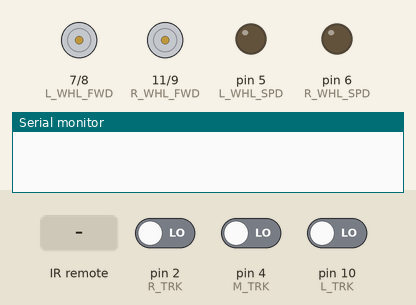
Bench run of a sketch on a simulated Arduino Uno, built with avr-gcc and run on an emulated ATmega328P. Parts: motor-driver pin pairs drawn as motors (green arrow = first pin HIGH = forward, orange = second pin HIGH = backward, longer = more drive), output pins drawn as LEDs (lit = HIGH), the last lines printed to the serial monitor. Inputs (shaded band) come from the test bench; at power-on: pin 2 (R_TRK) LOW, pin 4 (M_TRK) LOW, pin 10 (L_TRK) LOW. Random numbers use the default seed unless the sketch sets one.

Above: at 1.2 s.
1.3 s: infrared code 0xFF02FD received
At 2.0 s:
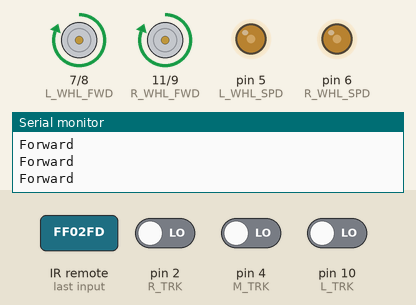
2.8 s: infrared code 0xFF629D received
At 3.5 s:
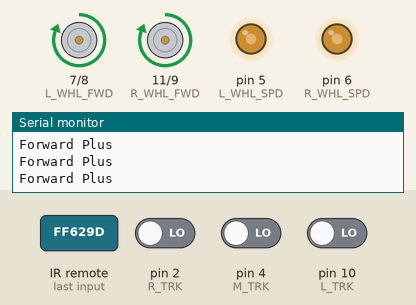
4.4 s: infrared code 0xFF52AD received
At 5.22 s:
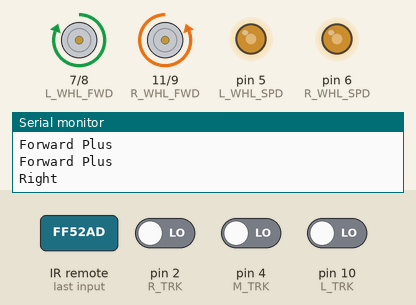
7.4 s: infrared code 0xFF02FD received
Timing chart, 0 to 9.9 s (numbered marks = the images above; inputs shaded):
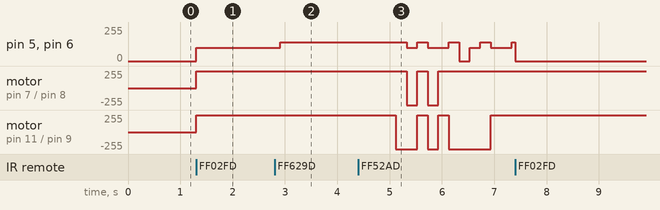

The sketch:

arduino_markov.ino
```cpp
#include <IRremote.h>
#include "Move.h"
#include "Track.h"
#include "Markov.h"

#define ACTION_DURATION 200
#define ACTIONS_SIZE 25

#define IR_RECV 12

#define KEY_OK   16712445
#define KEY_UP   16736925
#define KEY_DOWN 16754775
#define KEY_STAR 16728765
#define KEY_HASH 16732845
#define KEY_0    16730805

struct Action {
    Markov::State state;
    Move::Command move;
};

IRrecv irRecv(IR_RECV);
decode_results irInput;
unsigned long irValue;
unsigned long time;
bool paused = true;

Markov::Process m;

Track::Input prevTrack;
Action actions[ACTIONS_SIZE];
int actionsIndex = 0;
int actionsLength = 0;


void setup() {
    Serial.begin(9600);
    irRecv.enableIRIn();
    m.load();
    Track::setup();
    Move::setup();
    randomSeed(analogRead(0));
}


void loop() {
    if (irRecv.decode(&irInput)) {
        irValue = irInput.value;
        irRecv.resume();

        switch (irValue) {
            case KEY_OK:
                paused = !paused;
                if (paused) {
                    Move::stop();
                    clearActions();
                } else {
                    nextAction();
                }
            break;
            case KEY_STAR:
                m.save();
            break;
            case KEY_HASH:
                m.clear();
            break;
            case KEY_UP:
                rewardActions();
            break;
            case KEY_DOWN:
                punishActions();
            break;
            case KEY_0:
                m.print();
            break;
        }
    }

    if (!paused && (millis() - time > ACTION_DURATION)) {
        nextAction();
    }
}

void nextAction() {
    time = millis();
    Action a;

    if (actionsLength == 0) {
        a.state.track0 = a.state.track1 = prevTrack = Track::track();
    } else {
        a.state.track1 = prevTrack;
        a.state.track0 = prevTrack = Track::track();
    }

    a.move = m.get(a.state);
    Move::move(a.move);

    actions[actionsIndex] = a;
    actionsIndex = (actionsIndex + 1) % ACTIONS_SIZE;
    actionsLength = min(actionsLength + 1, ACTIONS_SIZE);
}

void rewardActions() {
    for (int i = 0; i < actionsLength; i++) {
        Action action = actions[i];
        m.loss(action.state, action.move, actionsLength - i);
    }
    clearActions();
}

void punishActions() {
    for (int i = 0; i < actionsLength; i++) {
        Action action = actions[i];
        m.loss(action.state, action.move, i - actionsLength);
    }
    clearActions();
}

void clearActions() {
    actionsIndex = 0;
    actionsLength = 0;
}
```

Markov.cpp
```cpp
#include <EEPROM.h>
#include <Arduino.h>

#include "Markov.h"

#define RATE 100
#define MAX_VAL 65536

using namespace Markov;

Move::Command Process::get(State state) {
    const Int s = getIndex(state);
    Int choice = random(0, MAX_VAL);
    for (int m=0; m < MOVE_SIZE; m++) {
        Int val = chain[s][m].value;
        if (choice < val) {
            return m;
        }
        choice -= val;
    }
    return MOVE_SIZE - 1;
}


void Process::loss(State state, Move::Command move, int adjustment) {
    const Int s = getIndex(state);

    const int balance = RATE / adjustment;
    int change = 0;

    for (int m=0; m < MOVE_SIZE; m++) {
        if (m != move) {

            int b = balance;
            if (b > 0 && chain[s][m].value < b) {
                b = chain[s][m].value;
            } else if (b < 0 && chain[s][m].value > MAX_VAL + b) {
                b = chain[s][m].value - MAX_VAL;
            }

            chain[s][m].value -= b;
            change += b;
        }
    }

    chain[s][move].value += change;
}

void Process::save() {
    Int address = 0;
    for (Int s=0; s < STATE_SIZE; s++) {
        for (Int m=0; m < MOVE_SIZE; m++) {
            EEPROM.write(address, chain[s][m].split[0]);
            EEPROM.write(address + 1, chain[s][m].split[1]);
            address += 2;
        }
    }
}

void Process::load() {
    Int address = 0;
    for (Int s=0; s < STATE_SIZE; s++) {
        for (Int m=0; m < MOVE_SIZE; m++) {
            chain[s][m].split[0] = EEPROM.read(address);
            chain[s][m].split[1] = EEPROM.read(address + 1);
            address += 2;
        }
    }
}

void Process::clear() {
    const Int init = MAX_VAL / MOVE_SIZE;
    for (Int s=0; s < STATE_SIZE; s++) {
        for (Int m=0; m < MOVE_SIZE; m++) {
            chain[s][m].value = init;
        }
    }
}

void Process::print() {
    for (Int s=0; s < STATE_SIZE; s++) {
        for (Int m=0; m < MOVE_SIZE; m++) {
            Serial.print(chain[s][m].value);
            Serial.print(", ");
        }
        Serial.println();
    }
    Serial.println();
}

Int Process::getIndex(State s) {
    return s.track0 | (s.track1 << 3);
}
```

Markov.h
```cpp
#ifndef MARKOV_H
#define MARKOV_H

#include "Track.h"
#include "Move.h"

#define STATE_SIZE 64

namespace Markov {
    using Int = unsigned short int;
    using Byte = unsigned char;

    struct State {
        Track::Input track0;
        Track::Input track1;
    };

    union Value {
        Int value;
        Byte split[2];
    };

    class Process {
        public:
            Move::Command get(State);
            void loss(State, Move::Command, int);
            void save();
            void load();
            void clear();
            void print();
        private:
            Value chain[STATE_SIZE][MOVE_SIZE];
            Int getIndex(State);
    };
}

#endif
```

Move.cpp
```cpp
#include <Arduino.h>
#include "Move.h"

#define L_WHL_SPD 5
#define R_WHL_SPD 6
#define L_WHL_FWD 7
#define L_WHL_BWD 8
#define R_WHL_BWD 9
#define R_WHL_FWD 11

#define SLOW 100
#define FAST 140

using namespace Move;


namespace {
    void forward() {
        analogWrite(L_WHL_SPD, SLOW);
        analogWrite(R_WHL_SPD, SLOW);
        digitalWrite(L_WHL_FWD, HIGH);
        digitalWrite(L_WHL_BWD, LOW);
        digitalWrite(R_WHL_FWD, HIGH);
        digitalWrite(R_WHL_BWD, LOW);
    }

    void forwardPlus() {
        analogWrite(L_WHL_SPD, FAST);
        analogWrite(R_WHL_SPD, FAST);
        digitalWrite(L_WHL_FWD, HIGH);
        digitalWrite(L_WHL_BWD, LOW);
        digitalWrite(R_WHL_FWD, HIGH);
        digitalWrite(R_WHL_BWD, LOW);
    }

    void backward() {
        analogWrite(L_WHL_SPD, SLOW);
        analogWrite(R_WHL_SPD, SLOW);
        digitalWrite(L_WHL_FWD, LOW);
        digitalWrite(L_WHL_BWD, HIGH);
        digitalWrite(R_WHL_FWD, LOW);
        digitalWrite(R_WHL_BWD, HIGH);
    }

    void left() {
        analogWrite(L_WHL_SPD, SLOW);
        analogWrite(R_WHL_SPD, SLOW);
        digitalWrite(L_WHL_FWD, LOW);
        digitalWrite(L_WHL_BWD, HIGH);
        digitalWrite(R_WHL_FWD, HIGH);
        digitalWrite(R_WHL_BWD, LOW);
    }

    void leftPlus() {
        analogWrite(L_WHL_SPD, FAST);
        analogWrite(R_WHL_SPD, FAST);
        digitalWrite(L_WHL_FWD, LOW);
        digitalWrite(L_WHL_BWD, HIGH);
        digitalWrite(R_WHL_FWD, HIGH);
        digitalWrite(R_WHL_BWD, LOW);
    }

    void right() {
        analogWrite(L_WHL_SPD, FAST);
        analogWrite(R_WHL_SPD, FAST);
        digitalWrite(L_WHL_FWD, HIGH);
        digitalWrite(L_WHL_BWD, LOW);
        digitalWrite(R_WHL_FWD, LOW);
        digitalWrite(R_WHL_BWD, HIGH);
    }

    void rightPlus() {
        analogWrite(L_WHL_SPD, SLOW);
        analogWrite(R_WHL_SPD, SLOW);
        digitalWrite(L_WHL_FWD, HIGH);
        digitalWrite(L_WHL_BWD, LOW);
        digitalWrite(R_WHL_FWD, LOW);
        digitalWrite(R_WHL_BWD, HIGH);
    }
}

void Move::setup() {
    pinMode(L_WHL_FWD, OUTPUT);
    pinMode(L_WHL_BWD, OUTPUT);
    pinMode(R_WHL_BWD, OUTPUT);
    pinMode(R_WHL_FWD, OUTPUT);
    pinMode(L_WHL_SPD, OUTPUT);
    pinMode(R_WHL_SPD, OUTPUT);
    stop();
}

void Move::stop() {
    digitalWrite(L_WHL_SPD, LOW);
    digitalWrite(R_WHL_SPD, LOW);
}

void Move::move(Command m) {
    switch (m) {
        case Forward:
            Serial.println("Forward");
            forward();
        break;
        case ForwardPlus:
            Serial.println("Forward Plus");
            forwardPlus();
        break;
        case Backward:
            Serial.println("Backward");
            backward();
        break;
        case Left:
            Serial.println("Left");
            left();
        break;
        case LeftPlus:
            Serial.println("Left Plus");
            leftPlus();
        break;
        case Right:
            Serial.println("Right");
            right();
        break;
        case RightPlus:
            Serial.println("Right Plus");
            rightPlus();
        break;
        case Stop:
            Serial.println("Stop");
            stop();
        break;
        default:
            stop();
        break;
    }
}
```

Move.h
```cpp
#ifndef MOVE_H
#define MOVE_H

#define MOVE_SIZE 8

namespace Move {
    enum Command {
        Forward,
        ForwardPlus,
        Backward,
        Left,
        LeftPlus,
        Right,
        RightPlus,
        Stop,
    };

    void setup();
    void move(Command);
    void stop();
}

#endif
```

Track.cpp
```cpp
#include <Arduino.h>
#include "Track.h"

#define L_TRK 10
#define M_TRK 4
#define R_TRK 2

using namespace Track;

void Track::setup() {
    pinMode(L_TRK, INPUT);
    pinMode(M_TRK, INPUT);
    pinMode(R_TRK, INPUT);
}

Input Track::track() {
    return (
        ((7 * !digitalRead(L_TRK)) & 4) |
        ((7 * !digitalRead(M_TRK)) & 2) |
        ((7 * !digitalRead(R_TRK)) & 1)
    );
}
```

Track.h
```cpp
#ifndef TRACK_H
#define TRACK_H

namespace Track {
    enum Input {
        None,
        Right,
        Middle,
        MiddleRight,
        Left,
        LeftRight,
        LeftMiddle,
        LeftMiddleRight,
    };

    void setup();
    Input track();
}

#endif
```

Measured:
- after the input at 1.3 s, pin 5 (L_WHL_SPD), pin 6 (R_WHL_SPD): 0/255 → 100/255 at once; motor on pin 7 (L_WHL_FWD) / pin 8 (L_WHL_BWD), motor on pin 11 (R_WHL_FWD) / pin 9 (R_WHL_BWD): stopped → forward 255/255 at once
- after the input at 2.8 s, pin 5 (L_WHL_SPD), pin 6 (R_WHL_SPD): 100/255 → 140/255 after 0.11 s
- after the input at 4.4 s, pin 5 (L_WHL_SPD), pin 6 (R_WHL_SPD): 140/255 → 100/255 after 0.92 s, → 140/255 0.20 s later, → 100/255 0.20 s later, → 140/255 0.40 s later, … (9 changes in this stretch)
